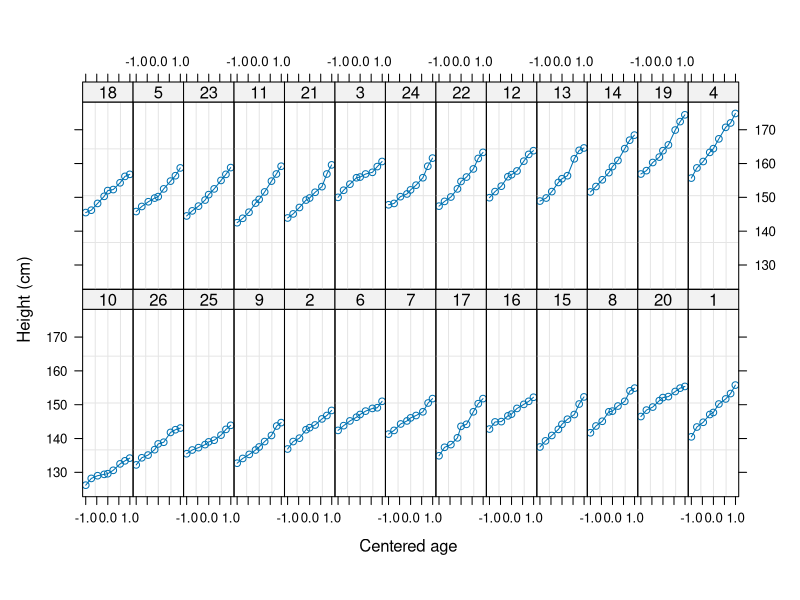
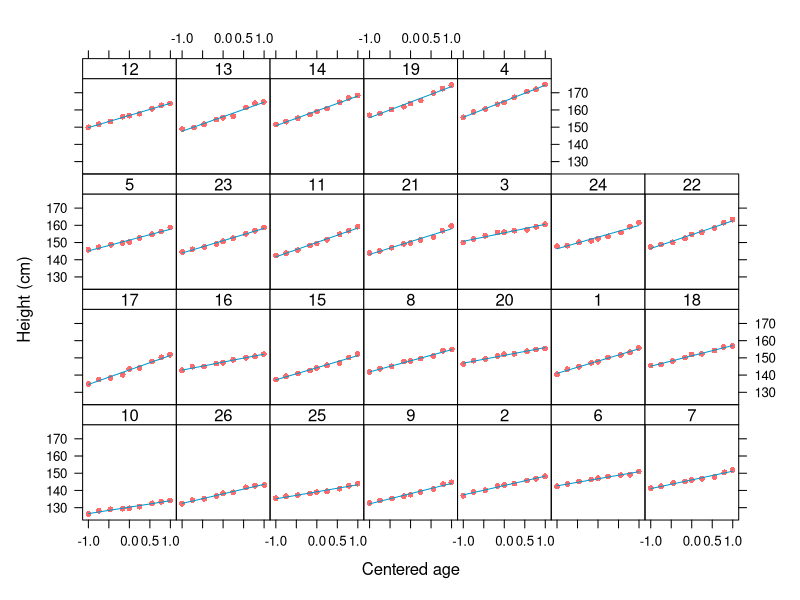

Write the R code that produced these figures, in order.
## ---- chunk 1
library(nlme)
head(Oxboys)
## ---- chunk 2
plot(Oxboys)
## ---- chunk 3
fit <- lme(height ~ age, random= ~ 1 + age | Subject, data=Oxboys, method="REML")
## ---- chunk 4
summary(fit)
## ---- chunk 5
ranef(fit)
## ---- chunk 6
fixef(fit)
## ---- chunk 7
coef(fit)
## ---- chunk 8
library(lattice)
xyplot(height ~ age | Subject, data=Oxboys, fit=fit,
       strip=strip.custom(bg="white"), 
       pch=16, cex=0.7, col='indianred1',
       panel = function(x, y, ..., fit, subscripts) {
         panel.xyplot(x, y, ...)
         ypred <- fitted(fit)[subscripts]
         panel.lines(x, ypred, col="deepskyblue3", lwd=1)
       },
       ylab="Height (cm)", xlab="Centered age")
